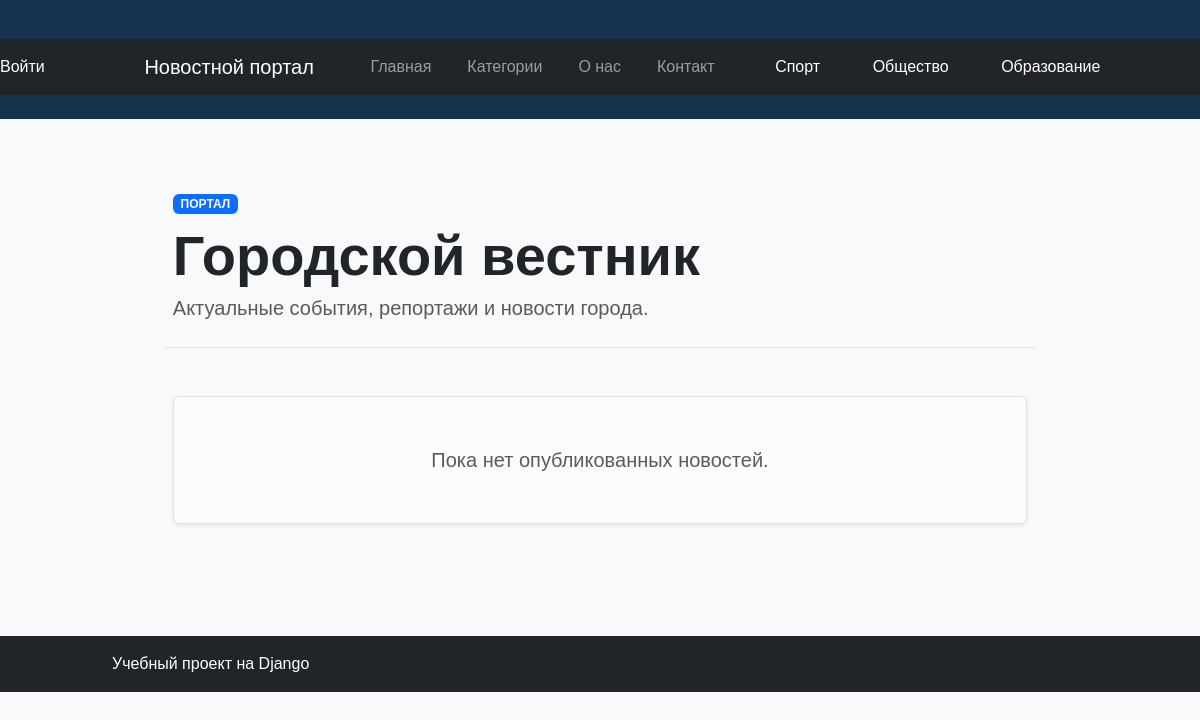
Before: / with the older database file.
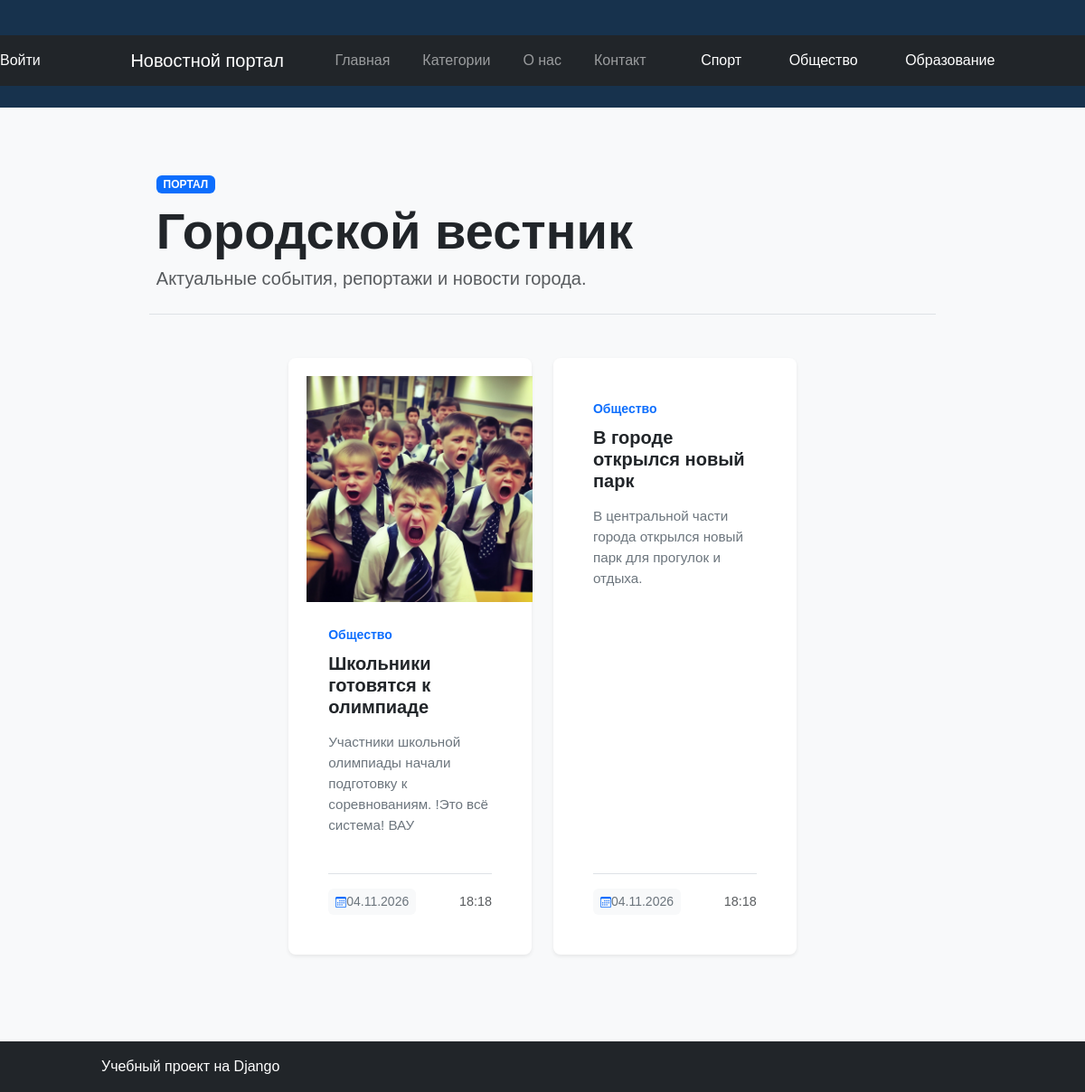
After: the same page with the newer database file.
### news/models.py (models this page shows, shortened)
class Article(models.Model):
    title = models.CharField(
        max_length=200,
        verbose_name="Заголовок",
    )
    content = models.TextField(
        verbose_name="Текст новости",
    )
    created_at = models.DateTimeField(
        auto_now_add=True,
        verbose_name="Дата создания",
    )
    is_published = models.BooleanField(
        default=False,
        verbose_name="Опубликована",
    )
    author = models.CharField(
        max_length=100,
        default="Редакция",
        verbose_name="Автор",
    )
    category = models.CharField(
        max_length=100,
        default="Общее",
        verbose_name="Категория",
    )
    image = models.ImageField(
        upload_to="articles/",
        blank=True,
        null=True,
        verbose_name="Изображение"
    )
    is_active = models.BooleanField(
        default=True,
        verbose_name="Активна",
    )

### news/views.py (the view)
# urls.py: path('', views.index, name='home'),
def index(request):
    articles = Article.objects.filter(
        is_published=True,
        is_active=True,
    ).order_by("-created_at")
    context = {
        "articles": articles,
    }
    return render(
        request,
        "news/index.html",
        context,
    )

### news/templates/news/index.html (shortened to what this page needs)
{% extends "news/base.html" %}
{% block content %}
<div class="container py-4 py-md-5">
    <div class="row mb-5 text-center text-sm-start border-bottom pb-4 align-items-end g-3">
        <div class="col-sm-8">
            <span class="badge bg-primary mb-2 text-uppercase tracking-wider">Портал</span>
            <h1 class="display-4 fw-bold text-dark mb-1">{{ title|default:"Городской вестник" }}</h1>
            <p class="lead text-muted mb-0">Актуальные события, репортажи и новости города.</p>
        </div>
    </div>
    <div class="row g-4 justify-content-center">
        {% for article in articles %}
            <div class="col-12 col-md-6 col-lg-4">
                <article class="card h-100 border-0 shadow-sm hover-lift transition-all">
                    {% if article.image %}
                        <img
                            src="{{ article.image.url }}"
                            alt="{{ article.title }}"
                            width="250"
                        >
                        {% endif %}
                    <div class="card-body d-flex flex-column p-4">
                        <div class="mb-2">
                            <a href="#" class="text-decoration-none text-primary fw-semibold small tracking-wide">Общество</a>
                        </div>
                        <h2 class="card-title h5 fw-semibold mb-3">
                            <a href="{% url 'article_detail' article_id=article.id %}" class="text-dark text-decoration-none stretched-link link-primary-hover">
                                {{ article.title }}
                            </a>
                        </h2>
                        <p class="card-text text-secondary mb-4 flex-grow-1 small-95">
                            {{ article.content|truncatewords:20 }}
                        </p>
                        <div class="pt-3 border-top mt-auto d-flex align-items-center justify-content-between text-muted small">
                            <span class="d-inline-flex align-items-center bg-light px-2 py-1 rounded text-secondary fw-medium">
                                {{ article.created_at|date:"d.m.Y" }}
                            </span>
                            <span class="small-90">{{ article.created_at|date:"H:i" }}</span>
                        </div>
                    </div>
                </article>
            </div>
        {% empty %}
            <div class="col-12">
                <div class="alert alert-light border text-center p-5 shadow-sm">
                    <p class="text-muted mb-0 lead">Пока нет опубликованных новостей.</p>
                </div>
            </div>
        {% endfor %}
    </div>
</div>
{% endblock %}

### news/templates/news/base.html (shortened to what this page needs)
{% load static %}
<!DOCTYPE html>
<html lang="ru">
<head>
    <link
        href="https://cdn.jsdelivr.net/npm/bootstrap@5.3.8/dist/css/bootstrap.min.css"
        rel="stylesheet"
>
    <link rel="stylesheet" href="{% static 'news/style.css' %}">
</head>
<body class="bg-light">
<header>
    <nav class="navbar navbar-expand-lg navbar-dark bg-dark">
        {% if user.is_authenticated %}
            <span>
                Вы вошли как: {{ user.username }}
            </span>
            <form
                method="POST"
                action="{% url 'logout' %}"
                style="display: inline;"
            >
                {% csrf_token %}
                <button type="submit">
                    Выйти
                </button>
            </form>
        {% else %}
            <a href="{% url 'login' %}">
                Войти
            </a>
        {% endif %}
        <div class="container">
            <a class="navbar-brand" href="{% url 'home' %}">
                Новостной портал
            </a>
            <div class="navbar-nav">
                <a class="nav-link" href="{% url 'home' %}">
                    Главная
                </a>
                <a class="nav-link" href="{% url 'category' %}">
                    Категории
                </a>
                <a class="nav-link" href="{% url 'about' %}">
                    О нас
                </a>
                <a class="nav-link" href="{% url 'contact' %}">
                    Контакт
                </a>
            </div>
            <a class="nav-link" href="{% url 'category_detail' category_name='Спорт' %}">
                Спорт
            </a>
            <a class="nav-link" href="{% url 'category_detail' category_name='Общество' %}">
                Общество
            </a>
            <a class="nav-link" href="{% url 'category_detail' category_name='Образование' %}">
                Образование
            </a>
        </div>
    </nav>
</header>
<main class="container py-4">
    {% block content %}
    {% endblock %}
</main>
<footer class="bg-dark text-white py-3 mt-4">
    <div class="container">
        <p class="mb-0">Учебный проект на Django</p>
    </div>
</footer>
</body>
</html>

### news/static/news/style.css (style rules this page uses)
body { margin: 0; background-color: #f3f5f7; color: #263238; font-family: Arial, sans-serif; }
header { background-color: #17324d; color: white; padding: 24px 0px; }
h1 { color: pink; }
h2 { color: pink; }
.container { width: 90%; max-width: 1000px; margin: 0 auto; }
nav { margin-top: 15px; }
nav a { color: white; text-decoration: none; margin-right: 20px; transition: color 0.3s ease; }
main { padding-top: 25px; padding-bottom: 40px; }
.card { background-color: white; padding: 20px; margin-bottom: 18px; border-radius: 8px; border: 1px solid #dfe4e8; }
.card h2 { margin-top: 0; color: #17324d; }
footer { background-color: #e1e7ec; padding: 20px 0; color: #455a64; }
.hover-lift { transition: transform 0.2s ease-in-out, box-shadow 0.2s ease-in-out; }
.small-95 { font-size: 0.95rem; }
.small-90 { font-size: 0.90rem; }

Changed rows visible on the page:
now on this page (row edited): Article: image (picture), title "Школьники готовятся к олимпиаде", content "Участники школьной олимпиады начали подготовку к соревнованиям. !Это всё система! ВАУ", created_at "04.11.2026", created_at "18:18"
now on this page (row edited): Article: title "В городе открылся новый парк", content "В центральной части города открылся новый парк для прогулок и отдыха.", created_at "04.11.2026", created_at "18:18"
Other visible differences:
text no longer shown: "Пока нет опубликованных новостей."
